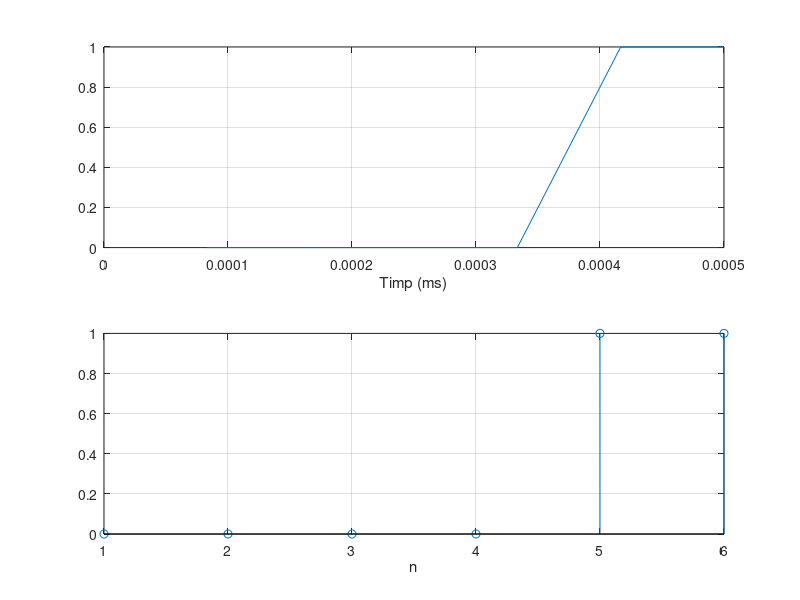

This figure's MATLAB source:
Fs = 12000; %frecventa de esantionare 12khz
N = 0.5*12; %numar esantioane 0.5ms * 12khz
n=1:N;
for i = 1:1:N
    v(i) = round(rand); %se genereaza semnalul binar aleator
end
ts = 1/Fs; %se calculeaza perioada
t = ts:ts:N*ts; %se defineste vectorul timp

subplot (2,1,1);
plot(t,v); %se reprezinta semnalul in functie de timp
xlabel('Timp (ms)')
grid
subplot (2,1,2);
stem(n,v); %se reprezinta semnalul discret in functie de n
xlabel('n')
grid